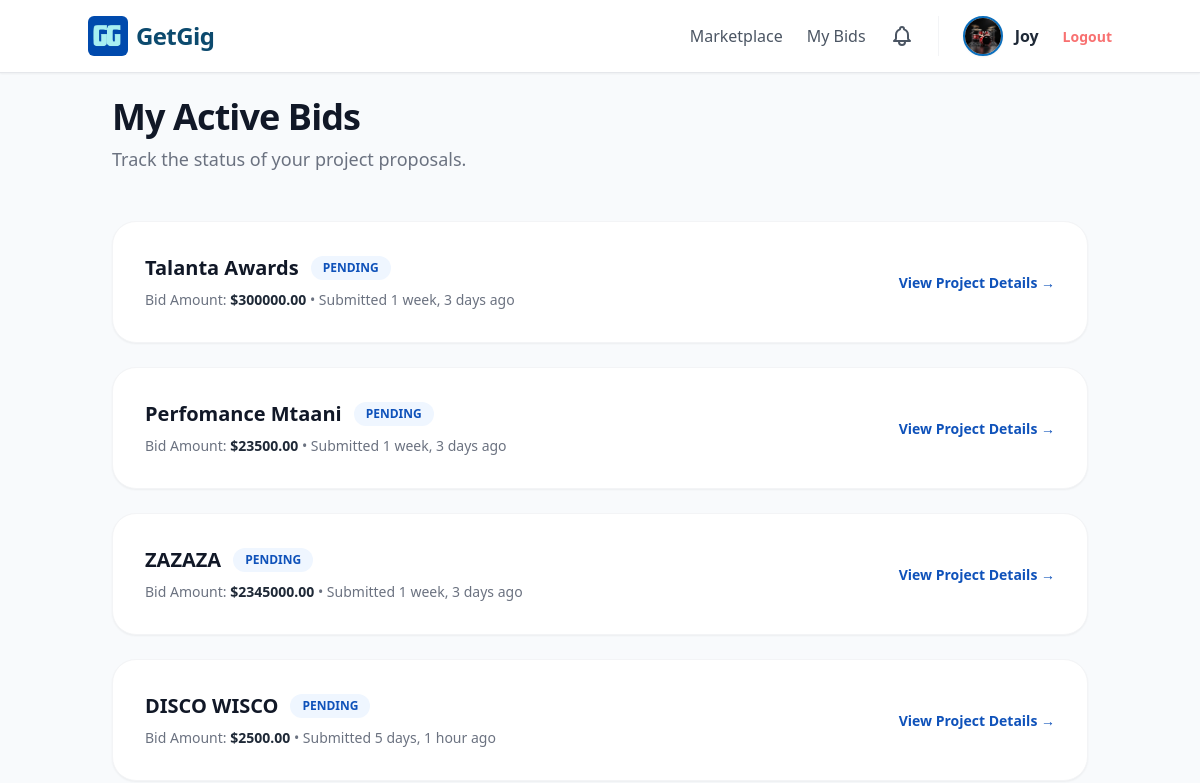
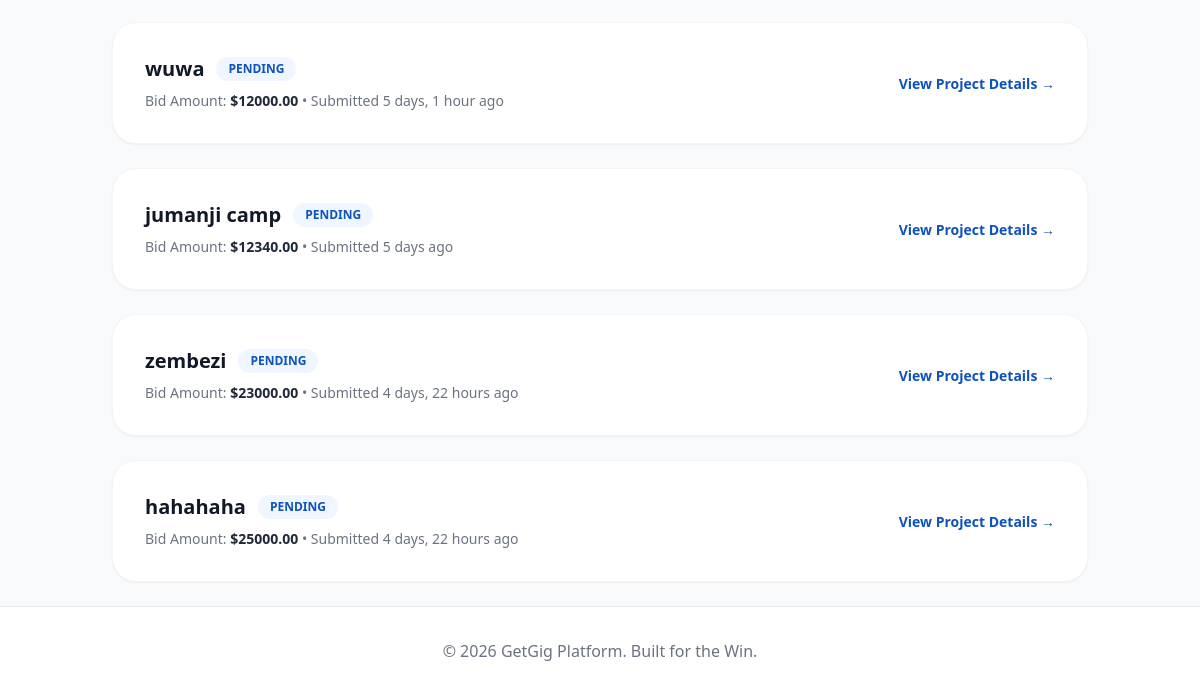
The app's page /projects/my-bids/ (signed in), older data (2 pictures, top to bottom).
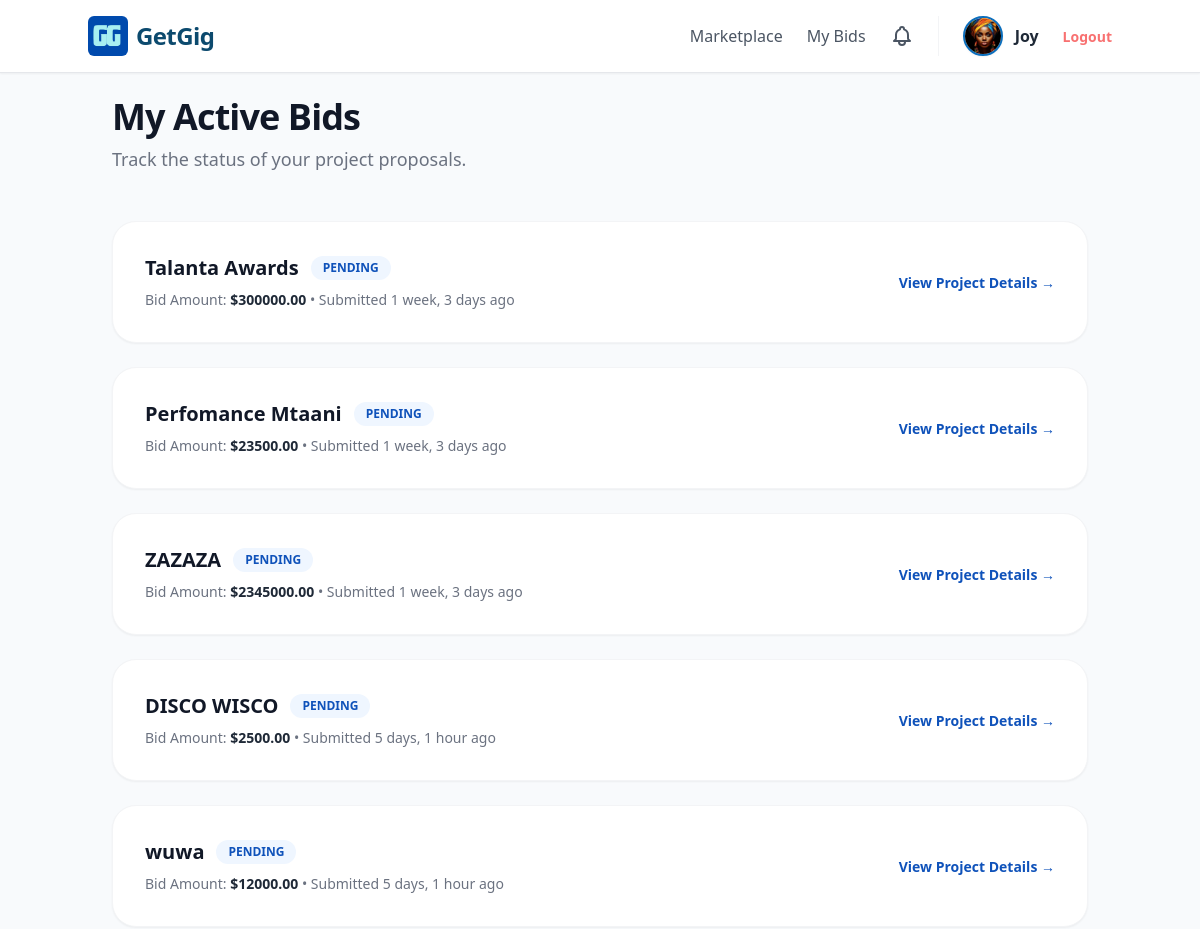
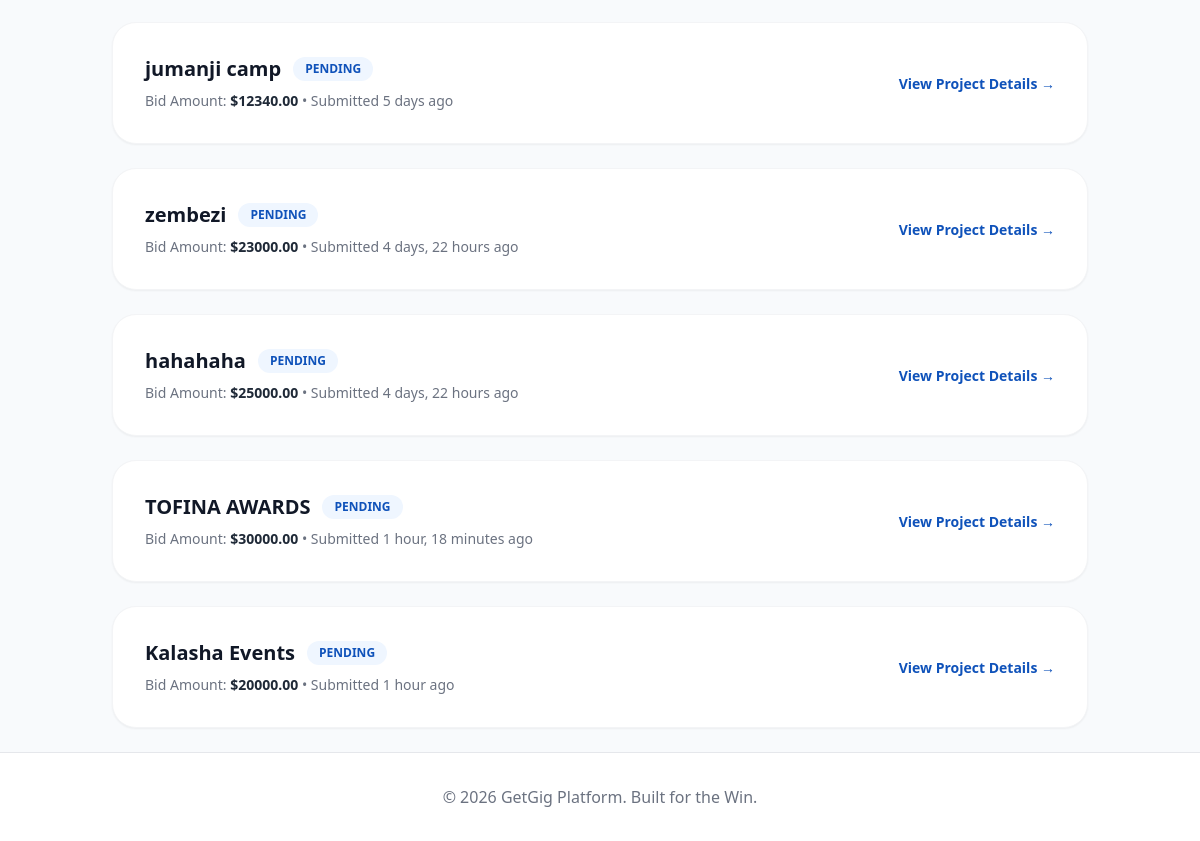
The same page, newer data (2 pictures, top to bottom).
### users/models.py (models this page shows, shortened)
class CustomUser(AbstractUser):
    USER_TYPE_CHOICES = (
        ('client', 'Client'),
        ('freelancer', 'Freelancer'),
    )
    user_type = models.CharField(max_length=10, choices=USER_TYPE_CHOICES, default='freelancer')
    profile_image = models.ImageField(upload_to='profiles/', default='profiles/default.png')
    bio = models.TextField(blank=True)
    profile_image = models.ImageField(upload_to='profiles/', blank=True, null=True)
    company_name = models.CharField(max_length=100, blank=True)
    skills = models.CharField(max_length=255, blank=True)

### projects/models.py (models this page shows, shortened)
class Application(models.Model):
    STATUS_CHOICES = [
        ('pending', 'Pending'),
        ('accepted', 'Accepted'),
        ('rejected', 'Rejected'),
    ]
    project = models.ForeignKey(Project, on_delete=models.CASCADE, related_name='applications')
    freelancer = models.ForeignKey(settings.AUTH_USER_MODEL, on_delete=models.CASCADE)
    cover_letter = models.TextField()
    bid_amount = models.DecimalField(max_digits=10, decimal_places=2)
    status = models.CharField(max_length=20, choices=STATUS_CHOICES, default='pending') # New Field
    created_at = models.DateTimeField(auto_now_add=True)

class Project(models.Model):
    client = models.ForeignKey(settings.AUTH_USER_MODEL, on_delete=models.CASCADE, related_name='projects')
    title = models.CharField(max_length=200)
    description = models.TextField()
    budget = models.DecimalField(max_digits=10, decimal_places=2)
    deadline = models.DateField()
    created_at = models.DateTimeField(auto_now_add=True)
    image = models.ImageField(upload_to='project_images/', blank=True, null=True)

### projects/views.py (the view)
# urls.py: path('my-bids/', views.freelancer_bids, name='my_bids'),
@login_required
def freelancer_bids(request):
    if request.user.user_type != 'freelancer':
        return redirect('projects:client_dashboard')
    bids = Application.objects.filter(freelancer=request.user).select_related('project')
    return render(request, 'freelancers/my_bids.html', {'bids': bids})

### templates/freelancers/my_bids.html
{% extends 'base.html' %}
{% block content %}
<div class="mb-12">
    <h1 class="text-4xl font-extrabold text-gray-900 tracking-tight">My Active Bids</h1>
    <p class="text-lg text-gray-500 mt-2">Track the status of your project proposals.</p>
</div>
<div class="grid gap-6">
    {% for bid in bids %}
    <div class="bg-white rounded-3xl p-8 border border-gray-100 shadow-sm flex flex-col md:flex-row items-center justify-between hover:shadow-md transition">
        <div class="flex-grow">
            <div class="flex items-center space-x-3 mb-2">
                <h3 class="text-xl font-bold text-gray-900">{{ bid.project.title }}</h3>
                {% if bid.status == 'approved' or bid.status == 'accepted' %}
                    <span class="px-3 py-1 bg-green-50 text-mint text-xs font-bold rounded-full uppercase">Approved</span>
                {% elif bid.status == 'rejected' %}
                    <span class="px-3 py-1 bg-red-50 text-red-500 text-xs font-bold rounded-full uppercase">Declined</span>
                {% else %}
                    <span class="px-3 py-1 bg-blue-50 text-ocean text-xs font-bold rounded-full uppercase">Pending</span>
                {% endif %}
            </div>
            <p class="text-gray-500 text-sm">Bid Amount: <span class="font-bold text-gray-800">${{ bid.bid_amount }}</span> • Submitted {{ bid.created_at|timesince }} ago</p>
        </div>
        <div class="mt-4 md:mt-0">
            <a href="{% url 'projects:freelancer_dashboard' %}" class="text-sm font-bold text-ocean hover:underline">View Project Details →</a>
        </div>
    </div>
    {% empty %}
    <div class="text-center py-20 bg-slate-50 rounded-[3rem] border-2 border-dashed border-gray-200">
        <p class="text-gray-400 font-medium">You haven't placed any bids yet. Go find some work!</p>
    </div>
    {% endfor %}
</div>
{% endblock %}

### templates/base.html (shortened to what this page needs)
{% load static %}
{% load pwa %}
<!DOCTYPE html>
<html lang="en">
<head>
    <script src="https://cdn.tailwindcss.com"></script>
</head>
<body class="bg-slate-50 min-h-screen flex flex-col">
    <nav class="bg-white border-b border-gray-200 p-4 shadow-sm">
        <div class="container mx-auto flex justify-between items-center">
            <a href="/" class="flex items-center space-x-2">
                <img src="{% static 'images/logo.jpg' %}" alt="GetGig Logo" class="h-10 w-auto rounded-md">
                <span class="text-2xl font-bold text-[#0c4a6e] tracking-tight">GetGig</span>
            </a>
            <div class="flex items-center space-x-6 font-medium text-gray-600">
                {% if user.is_authenticated %}
                    {% if user.user_type == 'freelancer' %}
                        <a href="{% url 'projects:freelancer_dashboard' %}" class="hover:text-mint">Marketplace</a>
                        <a href="{% url 'projects:my_bids' %}" class="hover:text-mint">My Bids</a>
                    {% else %}
                        <a href="{% url 'projects:client_dashboard' %}" class="hover:text-mint">Dashboard</a>
                        <a href="{% url 'projects:create_project' %}" class="hover:text-ocean">Post Gig</a>
                    {% endif %}
                    <a href="{% url 'users:notifications' %}" class="text-gray-600 hover:text-blue-600 relative">
                    </a>
                    <a href="{% url 'users:edit_profile' %}" class="flex items-center space-x-3 group border-l pl-6 border-gray-100">
                        {% if user.profile_image %}
                            <img src="{{ user.profile_image.url }}" class="w-10 h-10 rounded-full object-cover border-2 border-[#0C6FBD] group-hover:border-mint transition shadow-sm">
                        {% else %}
                            <div class="w-10 h-10 rounded-full bg-[#0C6FBD] text-white flex items-center justify-center font-bold shadow-sm group-hover:bg-blue-700 transition">
                                {{ user.username|first|upper }}
                            </div>
                        {% endif %}
                        <span class="font-bold text-gray-800 hidden md:inline">{{ user.username }}</span>
                    </a>
                    <form action="{% url 'logout' %}" method="post" class="inline">
                        <button type="submit" class="text-sm font-bold text-red-400 hover:text-red-600 transition">Logout</button>
                    </form>
                {% else %}
                    <a href="{% url 'login' %}" class="hover:text-ocean">Login</a>
                    <a href="{% url 'users:register' %}" class="bg-[#0F52BA] hover:bg-blue-700 text-white px-6 py-2 rounded-lg transition shadow-md">
                        Get Started
                    </a>
                {% endif %}
            </div>
        </div>
    </nav>
    <div class="container mx-auto p-6 flex-grow">
        {% block content %}{% endblock %}
    </div>
    <footer class="bg-white border-t border-gray-200 p-8 text-center text-gray-500">
        &copy; 2026 GetGig Platform. Built for the Win.
    </footer>
</body>
</html>

Row changes from the older to the newer data that the page shows:
changed CustomUser "Joy": profile_image: a different picture
added Application: project "TOFINA AWARDS", status "PENDING", bid_amount "30000.00", created_at "1 hour, 18 minutes"
added Application: project "Kalasha Events", status "PENDING", bid_amount "20000.00", created_at "1 hour"
